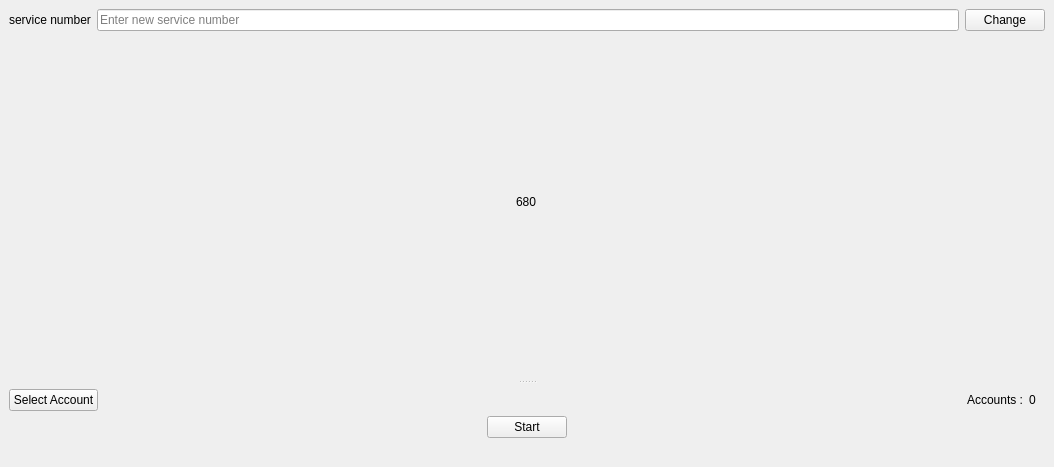
<?xml version="1.0" encoding="UTF-8"?>
<ui version="4.0">
 <class>Form</class>
 <widget class="QWidget" name="Form">
  <property name="geometry">
   <rect>
    <x>0</x>
    <y>0</y>
    <width>1054</width>
    <height>467</height>
   </rect>
  </property>
  <property name="windowTitle">
   <string>Form</string>
  </property>
  <property name="toolTipDuration">
   <number>-1</number>
  </property>
  <layout class="QGridLayout" name="gridLayout">
   <property name="leftMargin">
    <number>0</number>
   </property>
   <property name="topMargin">
    <number>0</number>
   </property>
   <property name="rightMargin">
    <number>0</number>
   </property>
   <property name="bottomMargin">
    <number>0</number>
   </property>
   <property name="spacing">
    <number>0</number>
   </property>
   <item row="0" column="0">
    <widget class="QSplitter" name="splitter">
     <property name="orientation">
      <enum>Qt::Vertical</enum>
     </property>
     <widget class="QWidget" name="widget" native="true">
      <property name="minimumSize">
       <size>
        <width>0</width>
        <height>380</height>
       </size>
      </property>
      <layout class="QVBoxLayout" name="verticalLayout_3">
       <property name="spacing">
        <number>0</number>
       </property>
       <property name="leftMargin">
        <number>0</number>
       </property>
       <property name="topMargin">
        <number>0</number>
       </property>
       <property name="rightMargin">
        <number>0</number>
       </property>
       <property name="bottomMargin">
        <number>0</number>
       </property>
       <item>
        <widget class="QWidget" name="widget_3" native="true">
         <layout class="QVBoxLayout" name="verticalLayout_2">
          <property name="spacing">
           <number>0</number>
          </property>
          <property name="topMargin">
           <number>9</number>
          </property>
          <property name="bottomMargin">
           <number>0</number>
          </property>
          <item alignment="Qt::AlignTop">
           <widget class="QWidget" name="widget_38" native="true">
            <layout class="QHBoxLayout" name="horizontalLayout_9">
             <property name="spacing">
              <number>6</number>
             </property>
             <property name="leftMargin">
              <number>0</number>
             </property>
             <property name="topMargin">
              <number>0</number>
             </property>
             <property name="rightMargin">
              <number>0</number>
             </property>
             <property name="bottomMargin">
              <number>0</number>
             </property>
             <item>
              <widget class="QLabel" name="label_1">
               <property name="text">
                <string>service number</string>
               </property>
              </widget>
             </item>
             <item>
              <widget class="QLineEdit" name="lineEdit">
               <property name="placeholderText">
                <string>Enter new service number</string>
               </property>
              </widget>
             </item>
             <item>
              <widget class="QPushButton" name="pushButton">
               <property name="text">
                <string>Change</string>
               </property>
              </widget>
             </item>
            </layout>
           </widget>
          </item>
          <item alignment="Qt::AlignHCenter|Qt::AlignTop">
           <widget class="QLabel" name="label">
            <property name="text">
             <string>680</string>
            </property>
           </widget>
          </item>
         </layout>
        </widget>
       </item>
      </layout>
     </widget>
     <widget class="QWidget" name="widget_4" native="true">
      <layout class="QVBoxLayout" name="verticalLayout">
       <property name="spacing">
        <number>0</number>
       </property>
       <property name="leftMargin">
        <number>0</number>
       </property>
       <property name="topMargin">
        <number>0</number>
       </property>
       <property name="rightMargin">
        <number>0</number>
       </property>
       <property name="bottomMargin">
        <number>0</number>
       </property>
       <item alignment="Qt::AlignBottom">
        <widget class="QWidget" name="widget_2" native="true">
         <layout class="QVBoxLayout" name="verticalLayout_16">
          <property name="spacing">
           <number>0</number>
          </property>
          <property name="leftMargin">
           <number>0</number>
          </property>
          <property name="topMargin">
           <number>0</number>
          </property>
          <property name="rightMargin">
           <number>0</number>
          </property>
          <property name="bottomMargin">
           <number>0</number>
          </property>
          <item>
           <widget class="QWidget" name="widget_Select" native="true">
            <layout class="QHBoxLayout" name="horizontalLayout_4">
             <property name="spacing">
              <number>0</number>
             </property>
             <property name="topMargin">
              <number>0</number>
             </property>
             <property name="bottomMargin">
              <number>0</number>
             </property>
             <item alignment="Qt::AlignLeft">
              <widget class="QPushButton" name="Select_Account">
               <property name="text">
                <string>Select Account</string>
               </property>
              </widget>
             </item>
             <item alignment="Qt::AlignRight">
              <widget class="QWidget" name="widget_5" native="true">
               <layout class="QHBoxLayout" name="horizontalLayout_3">
                <item>
                 <widget class="QLabel" name="Accounts">
                  <property name="text">
                   <string>Accounts :</string>
                  </property>
                 </widget>
                </item>
                <item>
                 <widget class="QLabel" name="Number_Account">
                  <property name="text">
                   <string>0</string>
                  </property>
                 </widget>
                </item>
               </layout>
              </widget>
             </item>
            </layout>
           </widget>
          </item>
          <item alignment="Qt::AlignHCenter|Qt::AlignVCenter">
           <widget class="QPushButton" name="Start">
            <property name="styleSheet">
             <string notr="true">QPushButton:checked{
background-color: rgb(255, 0, 0);
}
</string>
            </property>
            <property name="text">
             <string>Start</string>
            </property>
            <property name="checkable">
             <bool>true</bool>
            </property>
           </widget>
          </item>
         </layout>
        </widget>
       </item>
       <item>
        <widget class="QWidget" name="widget_Info" native="true"/>
       </item>
      </layout>
     </widget>
    </widget>
   </item>
  </layout>
 </widget>
 <resources/>
 <connections/>
</ui>
